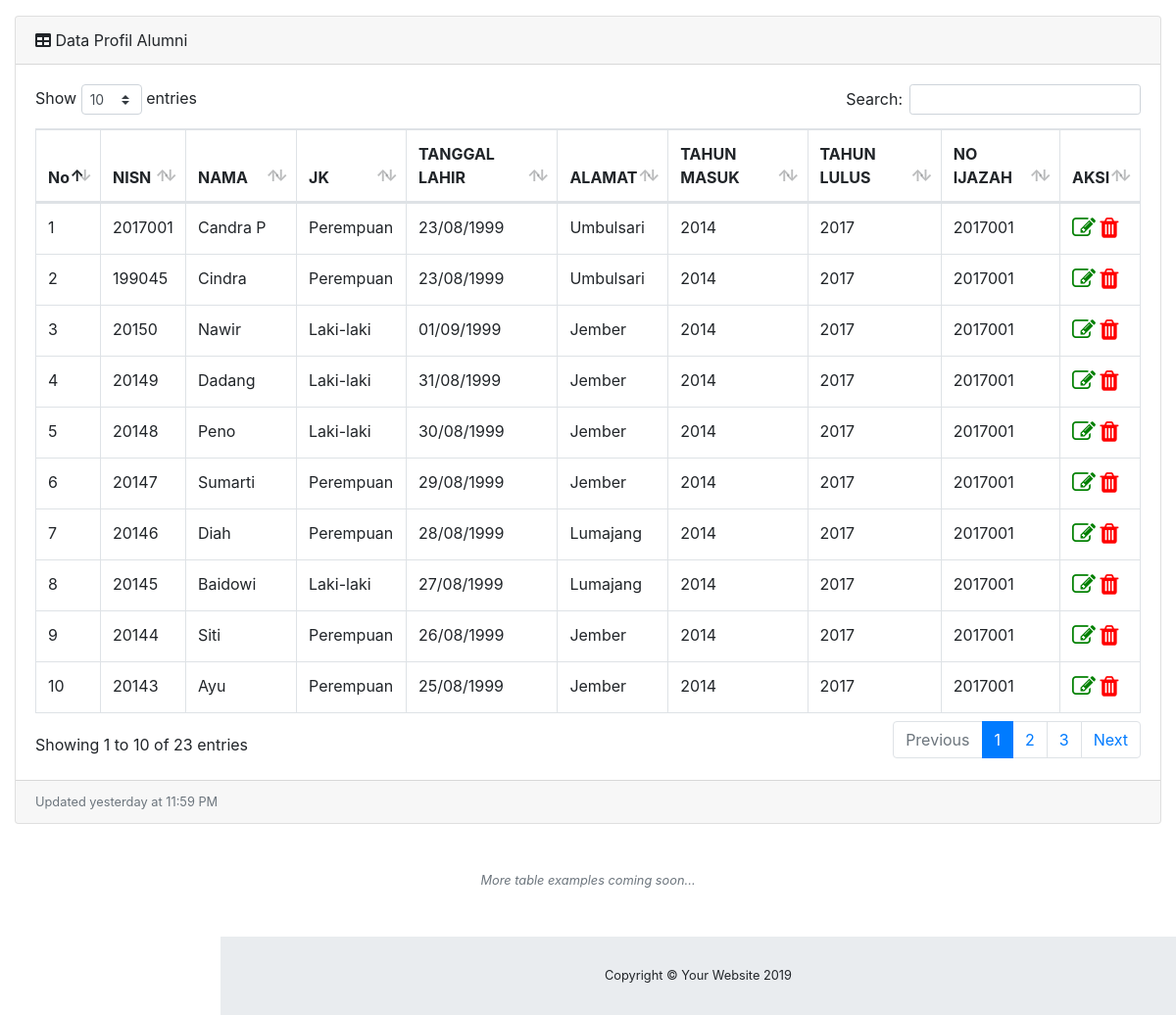
The page /admin/data_alumni.php on the database its author committed.
### tables this page shows
CREATE TABLE `profil` (
  `ID_USER` int(11) NOT NULL,
  `NISN` int(11) NOT NULL,
  `id_status` int(11) NOT NULL,
  `NM_LENGKAP` varchar(100) DEFAULT NULL,
  `JENKEL` varchar(25) DEFAULT NULL,
  `TEMPAT_LAHIR` varchar(75) DEFAULT NULL,
  `TGL_LAHIR` date DEFAULT NULL,
  `ALAMAT` varchar(100) DEFAULT NULL,
  `NO_TELP` varchar(15) DEFAULT NULL,
  `NM_AYAH` varchar(100) DEFAULT NULL,
  `PEKERJAAN_AYAH` varchar(100) DEFAULT NULL,
  `NM_IBU` varchar(100) DEFAULT NULL,
  `PEKERJAAN_IBU` varchar(100) DEFAULT NULL,
  `THN_MASUK` varchar(15) DEFAULT NULL,
  `THN_LULUS` varchar(15) DEFAULT NULL,
  `NO_IJAZAH` varchar(25) DEFAULT NULL,
  `NO_SKHUN` varchar(25) DEFAULT NULL
);

### admin/data_alumni.php (the view, shortened to what this page needs)
<?php
include "../config/koneksi.php";
?>
<!DOCTYPE html>
<html lang="en">
<head>
  <link href="vendor/fontawesome-free/css/all.min.css" rel="stylesheet" type="text/css">
  <link rel="stylesheet" href="https://cdnjs.cloudflare.com/ajax/libs/font-awesome/4.7.0/css/font-awesome.min.css">
  <link href="vendor/datatables/dataTables.bootstrap4.css" rel="stylesheet">
  <link href="css/sb-admin.css" rel="stylesheet">
</head>
<body id="page-top">
  <div id="wrapper">
    <div id="content-wrapper">
      <div class="container-fluid">
        <div class="card mb-3">
          <div class="card-header">
            <i class="fas fa-table"></i>
            Data Profil Alumni</div>
          <div class="card-body">
            <div class="table-responsive">
              <table class="table table-bordered" id="dataTable" width="100%" cellspacing="0">
                <thead>
                  <tr>
                    <th>No</th>
                    <th>NISN</th>
                    <th>NAMA</th>
                    <th>JK</th>
                    <th>TANGGAL LAHIR</th>
                    <th>ALAMAT</th>
                    <th>TAHUN MASUK</th>
                    <th>TAHUN LULUS</th>
                    <th>NO IJAZAH</th>
                    <th>AKSI</th>
                  </tr>
                </thead>
                <tbody>
                <?php
		$no = 1;
		$data = mysqli_query($koneksi,"select * from profil order by ID_USER DESC");
		while($d = mysqli_fetch_array($data)){
			?>
			<tr>
				        <td><?php echo $no++; ?></td>
                <td><?php echo $d['NISN']; ?></td>
				        <td><?php echo $d['NM_LENGKAP']; ?></td>
                <td><?php echo $d['JENKEL']; ?></td>
                <td><?php $tanggal=$d['TGL_LAHIR'];
                echo date("d/m/Y", strtotime($tanggal)); ?></td>
                <td><?php echo $d['ALAMAT']; ?></td>
                <td><?php echo $d['THN_MASUK']; ?></td>
                <td><?php echo $d['THN_LULUS']; ?></td>
                <td><?php echo $d['NO_IJAZAH']; ?></td>
				<td>
					<a class="fa fa-pencil-square-o" style="font-size:24px;color:green" href="media.php?halaman=edit_alumni&NISN=<?php echo $d['NISN'];?>"></a>
					<a class="fa fa-trash" style="font-size:24px;color:red" href="proses_profil.php?NISN=<?php echo $d['NISN']; ?>"></a>
				</td>
			</tr>
			<?php
		}
		?>
                </tbody>
              </table>
            </div>
          </div>
          <div class="card-footer small text-muted">Updated yesterday at 11:59 PM</div>
        </div>
        <p class="small text-center text-muted my-5">
          <em>More table examples coming soon...</em>
        </p>
      </div>
      <footer class="sticky-footer">
        <div class="container my-auto">
          <div class="copyright text-center my-auto">
            <span>Copyright © Your Website 2019</span>
          </div>
        </div>
      </footer>
    </div>
  </div>
</body>
</html>

### rows shown on the page
profil: NISN "2017001", NM_LENGKAP "Candra P", JENKEL "Perempuan", TGL_LAHIR "23/08/1999", ALAMAT "Umbulsari", THN_MASUK "2014", THN_LULUS "2017", NO_IJAZAH "2017001"
profil: NISN "199045", NM_LENGKAP "Cindra", JENKEL "Perempuan", TGL_LAHIR "23/08/1999", ALAMAT "Umbulsari", THN_MASUK "2014", THN_LULUS "2017", NO_IJAZAH "2017001"
profil: NISN "20150", NM_LENGKAP "Nawir", JENKEL "Laki-laki", TGL_LAHIR "01/09/1999", ALAMAT "Jember", THN_MASUK "2014", THN_LULUS "2017", NO_IJAZAH "2017001"
profil: NISN "20149", NM_LENGKAP "Dadang", JENKEL "Laki-laki", TGL_LAHIR "31/08/1999", ALAMAT "Jember", THN_MASUK "2014", THN_LULUS "2017", NO_IJAZAH "2017001"
profil: NISN "20148", NM_LENGKAP "Peno", JENKEL "Laki-laki", TGL_LAHIR "30/08/1999", ALAMAT "Jember", THN_MASUK "2014", THN_LULUS "2017", NO_IJAZAH "2017001"
profil: NISN "20147", NM_LENGKAP "Sumarti", JENKEL "Perempuan", TGL_LAHIR "29/08/1999", ALAMAT "Jember", THN_MASUK "2014", THN_LULUS "2017", NO_IJAZAH "2017001"
profil: NISN "20146", NM_LENGKAP "Diah", JENKEL "Perempuan", TGL_LAHIR "28/08/1999", ALAMAT "Lumajang", THN_MASUK "2014", THN_LULUS "2017", NO_IJAZAH "2017001"
profil: NISN "20145", NM_LENGKAP "Baidowi", JENKEL "Laki-laki", TGL_LAHIR "27/08/1999", ALAMAT "Lumajang", THN_MASUK "2014", THN_LULUS "2017", NO_IJAZAH "2017001"
profil: NISN "20144", NM_LENGKAP "Siti", JENKEL "Perempuan", TGL_LAHIR "26/08/1999", ALAMAT "Jember", THN_MASUK "2014", THN_LULUS "2017", NO_IJAZAH "2017001"
profil: NISN "20143", NM_LENGKAP "Ayu", JENKEL "Perempuan", TGL_LAHIR "25/08/1999", ALAMAT "Jember", THN_MASUK "2014", THN_LULUS "2017", NO_IJAZAH "2017001"
